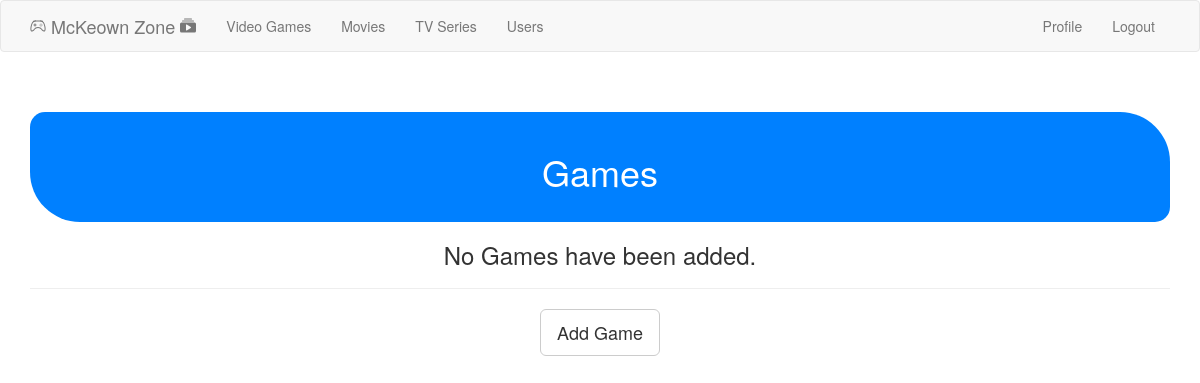
Before: /admin_games (signed in) with the older database file.
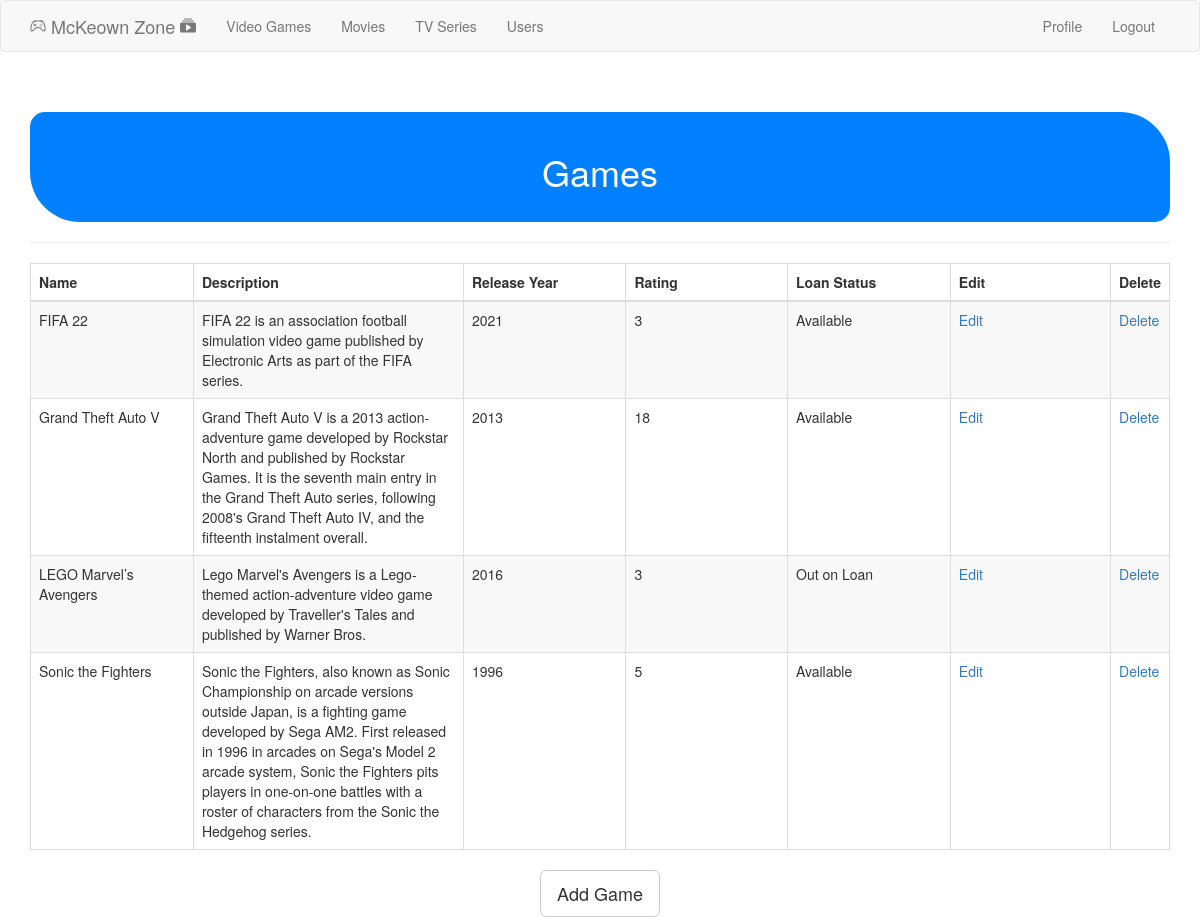
After: the same page with the newer database file.
### app/models.py (models this page shows)
class Game(db.Model):
	id = db.Column(db.Integer, primary_key=True)
	name = db.Column(db.String(50))
	description = db.Column(db.String(250))
	release_year = db.Column(db.Integer)
	rating = db.Column(db.Integer)
	loan_status = db.Column(db.String(150))
	last_update = db.Column(db.DateTime, default=datetime.utcnow)

### app/routes.py (the view)
@app.route('/admin_games', methods=['GET', 'POST'])
@login_required
def list_games():
	check_admin()
	games = Game.query.all()
	return render_template ('admin/games/games.html', games=games, title="Games")

### app/models.py (called while the page is built)
@login.user_loader
def load_user(id):
	return User.query.get(int(id));

### app/routes.py (called while the page is built)
@app.before_request
def before_request():
	if current_user.is_authenticated:
		current_user.last_seen = datetime.utcnow()
		db.session.commit()

def check_admin():
	if not current_user.is_admin:
		abort(403)

### app/templates/admin/games/games.html (shortened to what this page needs)
{% import "bootstrap/utils.html" as utils %}
{% extends "base.html" %}
{% block app_content %}
<div class="content-section">
  <div class="outer">
    <div class="middle">
      <div class="inner">
        <br/>
        <br/>
        <div class="roundedcornershapes">
        <h1 style="text-align:center;">Games</h1>
        </div>
        {% if games %}
          <hr class="intro-divider">
          <div class="center">
            <table class="table table-striped table-bordered">
              <thead>
                <tr>
                  <th width="15%"> Name </th>
                  <th width="25%"> Description </th>
                  <th width="15%"> Release Year </th>
                  <th width="15%"> Rating </th>
                  <th width="15%"> Loan Status </th>
                  <th width="15%"> Edit </th>
                  <th width="15%"> Delete </th>
                </tr>
              </thead>
              <tbody>
              {% for game in games %}
                <tr>
                  <td> {{ game.name }} </td>
                  <td> {{ game.description }} </td>
                  <td> {{ game.release_year }} </td>
                  <td> {{ game.rating }} </td>
                  <td> {{ game.loan_status }} </td>
                  <td>
                    <a href="{{ url_for('edit_game', id=game.id) }}">
                       Edit
                    </a>
                  </td>
                  <td>
                    <a href="{{ url_for('delete_game', id=game.id) }}">
                       Delete
                    </a>
                  </td>
                </tr>
              {% endfor %}
              </tbody>
            </table>
          </div>
          <div style="text-align: center">
        {% else %}
          <div style="text-align: center">
            <h3> No Games have been added. </h3>
            <hr class="intro-divider">
        {% endif %}
          <a href="{{ url_for('add_game') }}" class="btn btn-default btn-lg">
            Add Game
          </a>
        </div>
      </div>
    </div>
  </div>
</div>
{% endblock %}

Changed rows visible on the page:
added Game: name "FIFA 22", description "FIFA 22 is an association football simulation video game published by Electronic Arts as part of the FIFA series.", release_year "2021", rating "3", loan_status "Available"
added Game: name "Grand Theft Auto V", description "Grand Theft Auto V is a 2013 action-adventure game developed by Rockstar North and published by Rockstar Games. It is the seventh main entry in the Grand Theft Auto series, following 2008's Grand Theft Auto IV, and the fifteenth instalment overall.", release_year "2013", rating "18", loan_status "Available"
added Game: name "LEGO Marvel’s Avengers", description "Lego Marvel's Avengers is a Lego-themed action-adventure video game developed by Traveller's Tales and published by Warner Bros.", release_year "2016", rating "3", loan_status "Out on Loan"
added Game: name "Sonic the Fighters", description "Sonic the Fighters, also known as Sonic Championship on arcade versions outside Japan, is a fighting game developed by Sega AM2. First released in 1996 in arcades on Sega's Model 2 arcade system, Sonic the Fighters pits players in one-on-one battles with a roster of characters from the Sonic the Hedgehog series.", release_year "1996", rating "5", loan_status "Available"
Other visible differences:
text no longer shown: "No Games have been added."
text now shown: "Name Description Release Year Rating Loan Status Edit Delete"
